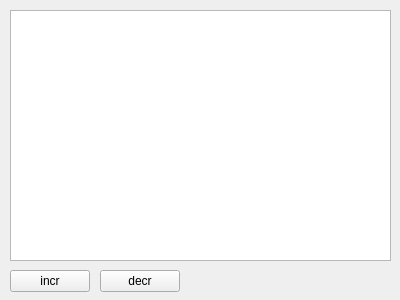
<?xml version="1.0" encoding="UTF-8"?>
<ui version="4.0">
 <class>Form</class>
 <widget class="QWidget" name="Form">
  <property name="geometry">
   <rect>
    <x>0</x>
    <y>0</y>
    <width>400</width>
    <height>300</height>
   </rect>
  </property>
  <property name="windowTitle">
   <string>Form</string>
  </property>
  <widget class="QTableView" name="tableview">
   <property name="geometry">
    <rect>
     <x>10</x>
     <y>10</y>
     <width>381</width>
     <height>251</height>
    </rect>
   </property>
  </widget>
  <widget class="QPushButton" name="incr_button">
   <property name="geometry">
    <rect>
     <x>10</x>
     <y>270</y>
     <width>80</width>
     <height>22</height>
    </rect>
   </property>
   <property name="text">
    <string>incr</string>
   </property>
  </widget>
  <widget class="QPushButton" name="decr_button">
   <property name="geometry">
    <rect>
     <x>100</x>
     <y>270</y>
     <width>80</width>
     <height>22</height>
    </rect>
   </property>
   <property name="text">
    <string>decr</string>
   </property>
  </widget>
 </widget>
 <resources/>
 <connections/>
</ui>
